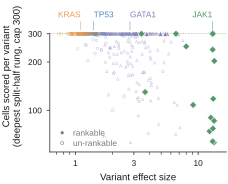

Here is the Python script that generated this plot:
"""Figure 6e - Effect-size-conditioned design landscape.

Data-direct. Source: results/second_probe_rankability_table.csv via
D.native_rankability(gene), one row per allele-gene perturbation at its deepest
split-half bin. Plots variant effect size (x, log) against the number of cells
scored at that bin (y, log), coloured by gene, with fill encoding rankability:
filled = rankable, open = un-rankable.

Message: rankability is set by *effect size*, not by a universal cell cutoff.
High-effect JAK1 variants are rankable even at low depth, while low-effect
TP53/KRAS variants stay un-rankable at the deepest rung; GATA1 is intermediate.
No cell-number cutoff line is drawn and no contour is fabricated.

Readability rework (2026-07-27), no plotted value moved:
  * The deepest split-half rung for the allele genes is n_work = 150, i.e.
    n_cells = 300, so 341 of the 464 perturbations (73%) sit exactly on y = 300.
    That censoring is now stated on the y-axis label and marked with an explicit
    hairline cap guide, instead of appearing as an unexplained dense line.
  * Un-rankable points are drawn small and semi-transparent so the cap band reads
    as a density band; the rankable points (the panel's actual message) are drawn
    larger and opaque on top. No jitter is applied: every x and y is exact.
  * Gene names moved out of the point cloud into a header band above the cap,
    each over its gene's median effect size with a hairline leader, so the
    overlapping TP53 / KRAS labels no longer collide with the data or each other.

Run:  python fig6e_design.py  ->  fig6e_design.pdf (+ .png)
"""
from __future__ import annotations

import os
import sys

sys.path.insert(0, os.path.dirname(os.path.dirname(os.path.abspath(__file__))))
import numpy as np
import matplotlib.ticker as mticker
from matplotlib.lines import Line2D

import nm_style as S
import fig6_data as D

CAP = 300.0          # deepest split-half rung for the allele genes (n_work = 150)
Y_LAB = 392.0        # header band: gene name baseline
LEAD_TOP, LEAD_BOT = 358.0, 316.0   # hairline leader from the name down to the cap

# horizontal anchoring of each gene name in the header band. TP53 and KRAS have
# overlapping effect-size ranges (medians 1.41 and 1.11), so they are anchored on
# opposite sides of their own leader; GATA1 and JAK1 are anchored on the side that
# keeps them inside the axes.
GENE_LABEL_HA = {"KRAS": "right", "TP53": "left", "GATA1": "left", "JAK1": "right"}


def main() -> None:
    S.apply_rcparams()
    fig, ax = S.panel(58, 50)

    medians, counts = {}, {}
    for gene in S.GENE_ORDER:
        n = D.native_rankability(gene)
        es = n["effect_size"].to_numpy(float)
        nc = n["n_cells"].to_numpy(float)
        rank = n["rankable"].to_numpy(bool)
        good = np.isfinite(es) & np.isfinite(nc) & (es > 0) & (nc > 0)
        es, nc, rank = es[good], nc[good], rank[good]
        col = S.GENE_COLORS[gene]
        medians[gene] = float(np.median(es))
        counts[gene] = (int(rank.sum()), int(rank.size))

        # un-rankable: small, open, semi-transparent -> the cap line reads as a
        # density band rather than an opaque bar
        m = ~rank
        if m.any():
            ax.scatter(es[m], nc[m], s=3.6, facecolors="none", edgecolors=col,
                       marker=S.GENE_MARKERS[gene],
                       linewidths=0.3, alpha=0.5, zorder=3)
        # rankable: larger, opaque, white-rimmed, on top
        m = rank
        if m.any():
            ax.scatter(es[m], nc[m], s=13, facecolors=col, edgecolors="white",
                       marker=S.GENE_MARKERS[gene],
                       linewidths=0.4, alpha=1.0, zorder=5)

    # explicit censoring guide: the analysis cap, not a trend
    ax.axhline(CAP, ls=(0, (1.2, 1.6)), lw=0.4, color=S.GREY, zorder=1)

    ax.set_xscale("log")
    ax.set_yscale("log")
    ax.set_xlim(0.62, 17.0)
    ax.set_ylim(55, 480)
    ax.set_xticks([1, 3, 10])
    ax.set_xticklabels(["1", "3", "10"])
    ax.set_yticks([100, 200, 300])
    ax.set_yticklabels(["100", "200", "300"])
    # log scale would otherwise stamp minor-tick labels (e.g. "6x10^1"); suppress
    ax.yaxis.set_minor_formatter(mticker.NullFormatter())
    ax.xaxis.set_minor_formatter(mticker.NullFormatter())
    # minor ticks would otherwise stamp marks beside the empty header band
    ax.yaxis.set_minor_locator(mticker.NullLocator())
    ax.set_xlabel("Variant effect size")
    ax.set_ylabel("Cells scored per variant\n(deepest split-half rung, cap 300)")
    S.despine(ax)
    # the left spine must not run up through the empty header band
    ax.spines["left"].set_bounds(55, CAP)
    ax.tick_params(length=2.2)

    # direct gene labels in the header band, each over its own median effect size
    for gene in S.GENE_ORDER:
        col = S.GENE_COLORS[gene]
        mx = medians[gene]
        ax.text(mx, Y_LAB, gene, color=col, fontsize=6,
                ha=GENE_LABEL_HA[gene], va="center", zorder=6)
        ax.plot([mx, mx], [LEAD_BOT, LEAD_TOP], color=col, lw=0.4, alpha=0.9,
                solid_capstyle="butt", zorder=5)

    # fill key: the panel's only legend (the gene names above are direct labels).
    # Placed in the verified-empty lower-left block: no perturbation has an effect
    # size below 1.72 together with fewer than 190 scored cells.
    # neutral hexagon, deliberately not one of GENE_MARKERS: this key encodes fill
    # (rankable vs not), and reusing the TP53 circle would make one shape mean two
    # things now that shape identifies the gene
    fill_handles = [
        Line2D([0], [0], marker="h", linestyle="none", markersize=3.0,
               markerfacecolor=S.GREY, markeredgecolor="white",
               markeredgewidth=0.4, label="rankable"),
        Line2D([0], [0], marker="h", linestyle="none", markersize=2.4,
               markerfacecolor="none", markeredgecolor=S.GREY,
               markeredgewidth=0.4, label="un-rankable"),
    ]
    ax.legend(handles=fill_handles, loc="lower left", bbox_to_anchor=(-0.01, -0.01),
              handletextpad=0.3, labelspacing=0.3, borderpad=0.2,
              # 6.0 pt here, not 5.5: this panel is placed at ~0.91 composite scale
              labelcolor=S.GREY, fontsize=6.0, frameon=False)

    S.save(fig, "fig6e_design")
    for g in S.GENE_ORDER:
        print("%-6s rankable %d/%d  median effect size %.2f"
              % (g, counts[g][0], counts[g][1], medians[g]))


if __name__ == "__main__":
    main()
